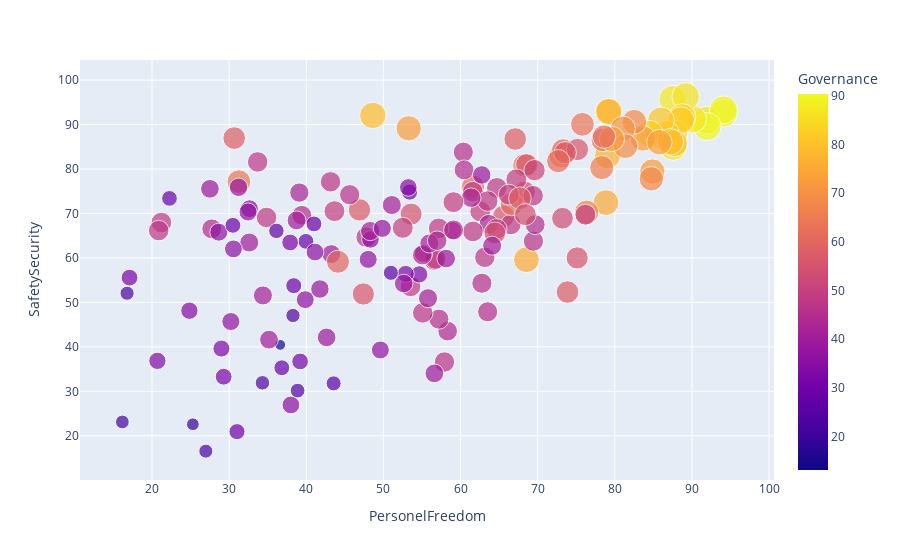

Here is the notebook cell this chart was saved with:
### Markdown cell above
<h2>First of all, let us consider the dependence of the Goverance on the SafetySecurity and PersonalFreedom<h2>

### Code cell
print(cntr['Governance'].corr(cntr['SafetySecurity']))
print(cntr['Governance'].corr(cntr['PersonelFreedom']))
fig = px.scatter(cntr, y = 'SafetySecurity', x = 'PersonelFreedom', hover_name = 'Country', color = 'Governance', size = 'Governance')
fig.show()

### Figure 1 — Plotly figure (JSON) as saved in the notebook; plotly's stock layout.template omitted (floating-point values rounded to 4 significant figures; data arrays with more than 128 entries replaced by an {"elided": "..."} marker saying what was removed)
{"data": [{"hovertemplate": "<b>%{hovertext}</b><br><br>PersonelFreedom=%{x}<br>SafetySecurity=%{y}<br>Governance=%{marker.color}<extra></extra>", "hovertext": {"elided": "167 str values"}, "legendgroup": "", "marker": {"color": {"elided": "167 float values"}, "coloraxis": "coloraxis", "size": {"elided": "167 float values"}, "sizemode": "area", "sizeref": 0.226, "symbol": "circle"}, "mode": "markers", "name": "", "orientation": "v", "showlegend": false, "type": "scatter", "x": {"elided": "167 float values"}, "xaxis": "x", "y": {"elided": "167 float values"}, "yaxis": "y"}], "layout": {"autosize": true, "coloraxis": {"colorbar": {"title": {"text": "Governance"}}, "colorscale": [[0, "#0d0887"], [0.1111, "#46039f"], [0.2222, "#7201a8"], [0.3333, "#9c179e"], [0.4444, "#bd3786"], [0.5556, "#d8576b"], [0.6667, "#ed7953"], [0.7778, "#fb9f3a"], [0.8889, "#fdca26"], [1, "#f0f921"]]}, "legend": {"itemsizing": "constant", "tracegroupgap": 0}, "margin": {"t": 60}, "xaxis": {"anchor": "y", "autorange": true, "domain": [0, 1], "range": [10.95, 100.1], "title": {"text": "PersonelFreedom"}, "type": "linear"}, "yaxis": {"anchor": "x", "autorange": true, "domain": [0, 1], "range": [7.943, 108.4], "title": {"text": "SafetySecurity"}, "type": "linear"}}}
